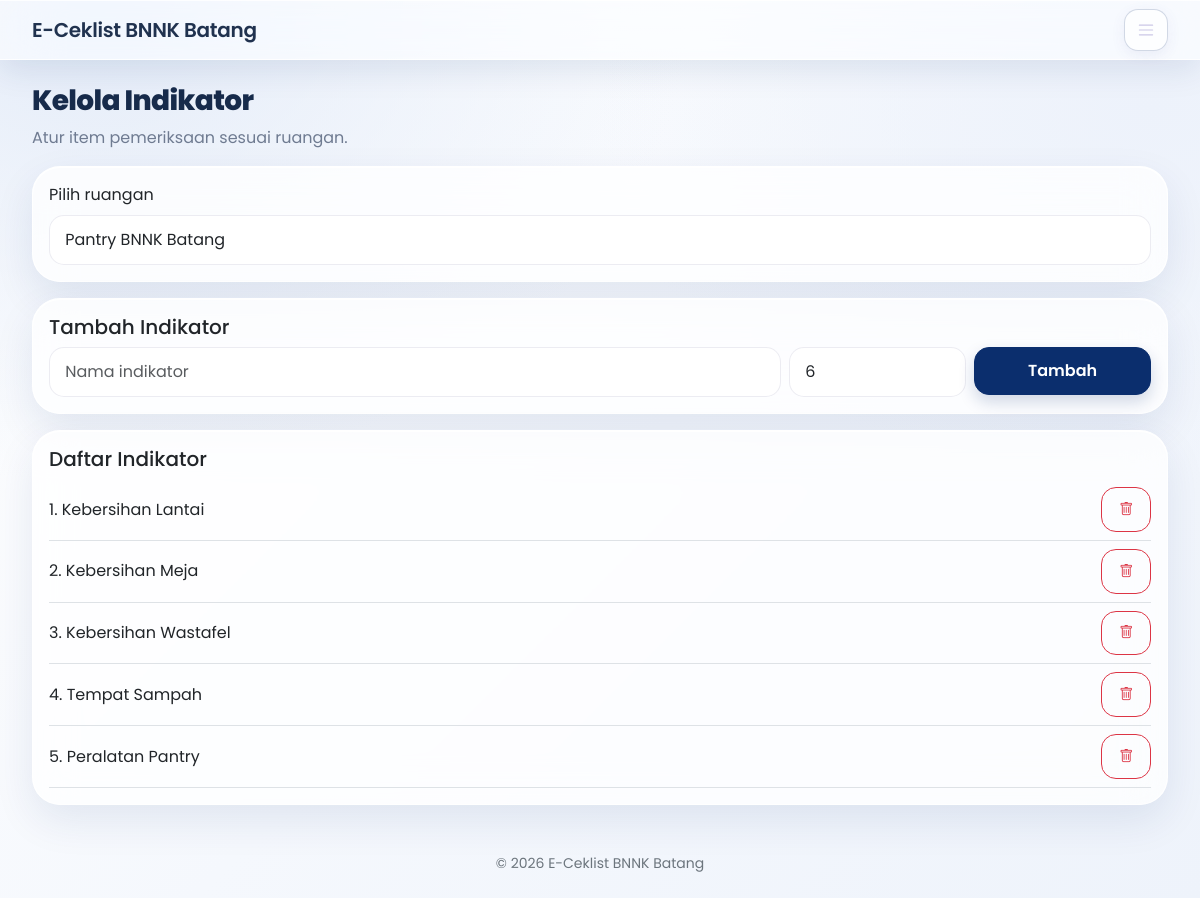
The page /admin/kelola_indikator.php (signed in) on the database its author committed.
### tables this page shows
CREATE TABLE `indikator_ruangan` (
  `id` int(11) NOT NULL,
  `ruangan_id` int(11) NOT NULL,
  `nama_indikator` varchar(200) NOT NULL,
  `urutan` int(11) NOT NULL DEFAULT 1
);

### config/koneksi.php (called while the page is built, shortened)
<?php
function e($value): string {
    return htmlspecialchars((string)($value ?? ''), ENT_QUOTES, 'UTF-8');
}
function stmt_rows(mysqli_stmt $stmt): array {
    $result = $stmt->get_result();
    return $result ? $result->fetch_all(MYSQLI_ASSOC) : [];
}

### admin/kelola_indikator.php (the view, shortened to what this page needs)
<?php
require_once __DIR__.'/../config/koneksi.php';require_role(['admin']);
$rooms=$conn->query('SELECT * FROM ruangan ORDER BY nama_ruangan')->fetch_all(MYSQLI_ASSOC);$rid=(int)($_GET['ruangan']??($rooms[0]['id']??0));
$s=$conn->prepare('SELECT * FROM indikator_ruangan WHERE ruangan_id=? ORDER BY urutan,id');$s->bind_param('i',$rid);$s->execute();$items=stmt_rows($s);$page_title='Kelola Indikator';include __DIR__.'/../includes/header.php';
?>
<h1 class="h3 page-heading">Kelola Indikator</h1><p class="muted">Atur item pemeriksaan sesuai ruangan.</p>
<form method="get" class="card p-3 mb-3"><label class="form-label">Pilih ruangan</label><select class="form-select" name="ruangan" onchange="this.form.submit()"><?php foreach($rooms as $r): ?><option value="<?= (int)$r['id'] ?>" <?= $rid===(int)$r['id']?'selected':'' ?>><?= e($r['nama_ruangan']) ?></option><?php endforeach; ?></select></form>
<div class="card p-3 mb-3"><h2 class="h5">Tambah Indikator</h2><form method="post" class="row g-2"><input type="hidden" name="csrf" value="<?= e(csrf_token()) ?>"><input type="hidden" name="action" value="add"><input type="hidden" name="ruangan_id" value="<?= $rid ?>"><div class="col-md-8"><input class="form-control" name="nama_indikator" placeholder="Nama indikator" required></div><div class="col-md-2"><input class="form-control" type="number" min="1" name="urutan" value="<?= count($items)+1 ?>"></div><div class="col-md-2"><button class="btn btn-primary w-100">Tambah</button></div></form></div>
<div class="card p-3"><h2 class="h5">Daftar Indikator</h2><?php foreach($items as $it): ?><div class="d-flex justify-content-between align-items-center border-bottom py-2 gap-2"><span><?= (int)$it['urutan'] ?>. <?= e($it['nama_indikator']) ?></span><form method="post"><button class="btn btn-sm btn-outline-danger" data-confirm="Hapus indikator ini?"><i class="bi bi-trash"></i></button></form></div><?php endforeach; ?></div>
<?php include __DIR__.'/../includes/footer.php'; ?>

### includes/header.php (style rules this page uses)
:root { --violet:#0B2E6D;--violet-dark:#082454;--ink:#17243b;--muted:#6f7b91;--line:rgba(255,255,255,.92);--glass:rgba(255,255,255,.76) }
* { box-sizing:border-box }
body { min-height:100vh;color:var(--ink);font-family:'Poppins',sans-serif;background:radial-gradient(ellipse at 8% 0%,#e3ebf8 0,transparent 38%),radial-gradient(ellipse at 96% 12%,#edf2fb 0,transparent 34%),linear-gradient(135deg,#ffffff 0%,#f5f8fd 52%,#eef3fb 100%);background-attachment:fixed }
.card { background:var(--glass);backdrop-filter:blur(20px);-webkit-backdrop-filter:blur(20px);border:1px solid var(--line);border-radius:28px;box-shadow:0 16px 42px rgba(11,46,109,.09),inset 0 1px 0 #fff }
.btn { border-radius:15px;font-weight:600;padding:.68rem 1.05rem;transition:transform .18s,box-shadow .18s }
.btn-primary { background:var(--violet);border-color:var(--violet);box-shadow:0 7px 16px rgba(11,46,109,.18) }
.form-control,.form-select { border:1px solid rgba(125,125,165,.15);border-radius:15px;background:rgba(255,255,255,.78);padding:.76rem .95rem }
.page-heading { font-weight:750;letter-spacing:-.65px;color:#172b4b }
.muted { color:var(--muted) }

### rows shown on the page
indikator_ruangan: urutan "1", nama_indikator "Kebersihan Lantai"
indikator_ruangan: urutan "2", nama_indikator "Kebersihan Meja"
indikator_ruangan: urutan "3", nama_indikator "Kebersihan Wastafel"
indikator_ruangan: urutan "4", nama_indikator "Tempat Sampah"
indikator_ruangan: urutan "5", nama_indikator "Peralatan Pantry"

### other values the page prints
form field ruangan "Pantry BNNK Batang"
